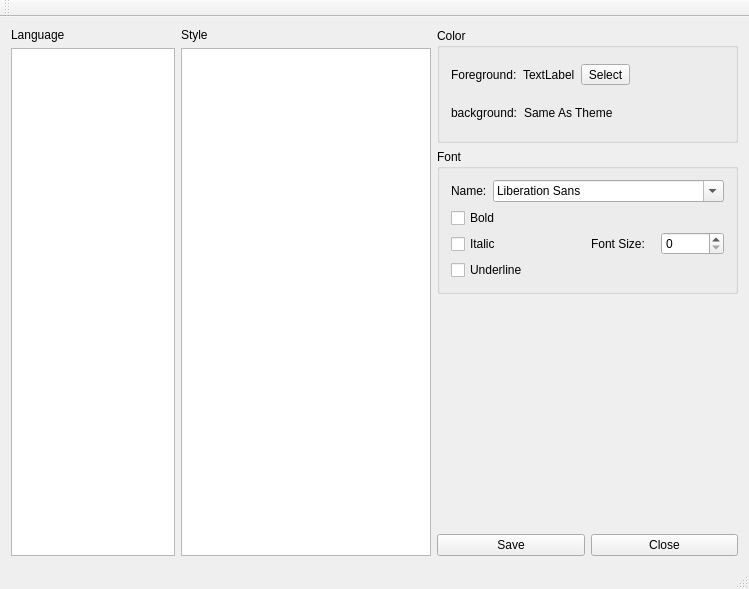
<?xml version="1.0" encoding="UTF-8"?>
<ui version="4.0">
 <class>QtLangSetClass</class>
 <widget class="QMainWindow" name="QtLangSetClass">
  <property name="geometry">
   <rect>
    <x>0</x>
    <y>0</y>
    <width>749</width>
    <height>589</height>
   </rect>
  </property>
  <property name="windowTitle">
   <string>QtLangSet</string>
  </property>
  <property name="windowIcon">
   <iconset resource="RealCompare.qrc">
    <normaloff>:/Resources/edit/global/ndd.ico</normaloff>:/Resources/edit/global/ndd.ico</iconset>
  </property>
  <widget class="QWidget" name="centralWidget">
   <layout class="QHBoxLayout" name="horizontalLayout_5">
    <item>
     <layout class="QHBoxLayout" name="horizontalLayout">
      <item>
       <layout class="QVBoxLayout" name="verticalLayout">
        <item>
         <widget class="QLabel" name="label">
          <property name="text">
           <string>Language</string>
          </property>
         </widget>
        </item>
        <item>
         <widget class="QListWidget" name="langListWidget">
          <property name="minimumSize">
           <size>
            <width>100</width>
            <height>0</height>
           </size>
          </property>
          <property name="maximumSize">
           <size>
            <width>200</width>
            <height>16777215</height>
           </size>
          </property>
         </widget>
        </item>
       </layout>
      </item>
      <item>
       <layout class="QVBoxLayout" name="verticalLayout_2">
        <item>
         <widget class="QLabel" name="label_2">
          <property name="text">
           <string>Style</string>
          </property>
         </widget>
        </item>
        <item>
         <widget class="QListWidget" name="styleListWidget">
          <property name="minimumSize">
           <size>
            <width>250</width>
            <height>0</height>
           </size>
          </property>
          <property name="maximumSize">
           <size>
            <width>500</width>
            <height>16777215</height>
           </size>
          </property>
         </widget>
        </item>
       </layout>
      </item>
     </layout>
    </item>
    <item>
     <layout class="QVBoxLayout" name="verticalLayout_5">
      <item>
       <layout class="QVBoxLayout" name="verticalLayout_4">
        <item>
         <widget class="QGroupBox" name="groupBox_2">
          <property name="title">
           <string>Color</string>
          </property>
          <layout class="QVBoxLayout" name="verticalLayout_6">
           <item>
            <layout class="QHBoxLayout" name="horizontalLayout_6">
             <item>
              <widget class="QLabel" name="label_3">
               <property name="text">
                <string>Foreground:</string>
               </property>
              </widget>
             </item>
             <item>
              <widget class="QLabel" name="label_fc">
               <property name="sizePolicy">
                <sizepolicy hsizetype="Fixed" vsizetype="Fixed">
                 <horstretch>0</horstretch>
                 <verstretch>0</verstretch>
                </sizepolicy>
               </property>
               <property name="minimumSize">
                <size>
                 <width>32</width>
                 <height>32</height>
                </size>
               </property>
               <property name="text">
                <string>TextLabel</string>
               </property>
              </widget>
             </item>
             <item>
              <widget class="QToolButton" name="toolButton">
               <property name="text">
                <string>Select</string>
               </property>
              </widget>
             </item>
             <item>
              <spacer name="horizontalSpacer">
               <property name="orientation">
                <enum>Qt::Horizontal</enum>
               </property>
               <property name="sizeHint" stdset="0">
                <size>
                 <width>40</width>
                 <height>20</height>
                </size>
               </property>
              </spacer>
             </item>
            </layout>
           </item>
           <item>
            <layout class="QHBoxLayout" name="horizontalLayout_7">
             <item>
              <widget class="QLabel" name="label_4">
               <property name="text">
                <string>background:</string>
               </property>
              </widget>
             </item>
             <item>
              <widget class="QLabel" name="label_bc">
               <property name="sizePolicy">
                <sizepolicy hsizetype="Fixed" vsizetype="Fixed">
                 <horstretch>0</horstretch>
                 <verstretch>0</verstretch>
                </sizepolicy>
               </property>
               <property name="minimumSize">
                <size>
                 <width>32</width>
                 <height>32</height>
                </size>
               </property>
               <property name="text">
                <string>Same As Theme</string>
               </property>
              </widget>
             </item>
             <item>
              <spacer name="horizontalSpacer_2">
               <property name="orientation">
                <enum>Qt::Horizontal</enum>
               </property>
               <property name="sizeHint" stdset="0">
                <size>
                 <width>40</width>
                 <height>20</height>
                </size>
               </property>
              </spacer>
             </item>
            </layout>
           </item>
          </layout>
         </widget>
        </item>
        <item>
         <widget class="QGroupBox" name="groupBox_3">
          <property name="title">
           <string>Font</string>
          </property>
          <layout class="QGridLayout" name="gridLayout_2">
           <item row="1" column="1">
            <layout class="QHBoxLayout" name="horizontalLayout_3">
             <item>
              <widget class="QLabel" name="label_8">
               <property name="text">
                <string>Font Size:</string>
               </property>
              </widget>
             </item>
             <item>
              <widget class="QSpinBox" name="fontSpinBox"/>
             </item>
            </layout>
           </item>
           <item row="1" column="0">
            <layout class="QVBoxLayout" name="verticalLayout_3">
             <item>
              <widget class="QCheckBox" name="boldCheckBox">
               <property name="text">
                <string>Bold</string>
               </property>
              </widget>
             </item>
             <item>
              <widget class="QCheckBox" name="italicCheckBox">
               <property name="text">
                <string>Italic</string>
               </property>
              </widget>
             </item>
             <item>
              <widget class="QCheckBox" name="underlineCheckBox">
               <property name="text">
                <string>Underline</string>
               </property>
              </widget>
             </item>
            </layout>
           </item>
           <item row="0" column="0" colspan="2">
            <layout class="QHBoxLayout" name="horizontalLayout_2">
             <item>
              <widget class="QLabel" name="label_7">
               <property name="text">
                <string>Name:</string>
               </property>
              </widget>
             </item>
             <item>
              <widget class="QFontComboBox" name="fontComboBox"/>
             </item>
            </layout>
           </item>
          </layout>
         </widget>
        </item>
        <item>
         <spacer name="verticalSpacer">
          <property name="orientation">
           <enum>Qt::Vertical</enum>
          </property>
          <property name="sizeHint" stdset="0">
           <size>
            <width>20</width>
            <height>40</height>
           </size>
          </property>
         </spacer>
        </item>
       </layout>
      </item>
      <item>
       <layout class="QHBoxLayout" name="horizontalLayout_4">
        <item>
         <widget class="QPushButton" name="saveBt">
          <property name="text">
           <string>Save</string>
          </property>
         </widget>
        </item>
        <item>
         <widget class="QPushButton" name="cancelBt">
          <property name="text">
           <string>Close</string>
          </property>
         </widget>
        </item>
       </layout>
      </item>
     </layout>
    </item>
   </layout>
  </widget>
  <widget class="QMenuBar" name="menuBar">
   <property name="geometry">
    <rect>
     <x>0</x>
     <y>0</y>
     <width>749</width>
     <height>23</height>
    </rect>
   </property>
  </widget>
  <widget class="QToolBar" name="mainToolBar">
   <attribute name="toolBarArea">
    <enum>TopToolBarArea</enum>
   </attribute>
   <attribute name="toolBarBreak">
    <bool>false</bool>
   </attribute>
  </widget>
  <widget class="QStatusBar" name="statusBar"/>
 </widget>
 <layoutdefault spacing="6" margin="11"/>
 <resources>
  <include location="RealCompare.qrc"/>
 </resources>
 <connections>
  <connection>
   <sender>cancelBt</sender>
   <signal>clicked()</signal>
   <receiver>QtLangSetClass</receiver>
   <slot>close()</slot>
   <hints>
    <hint type="sourcelabel">
     <x>696</x>
     <y>547</y>
    </hint>
    <hint type="destinationlabel">
     <x>709</x>
     <y>561</y>
    </hint>
   </hints>
  </connection>
  <connection>
   <sender>saveBt</sender>
   <signal>clicked()</signal>
   <receiver>QtLangSetClass</receiver>
   <slot>slot_saveClick()</slot>
   <hints>
    <hint type="sourcelabel">
     <x>560</x>
     <y>547</y>
    </hint>
    <hint type="destinationlabel">
     <x>575</x>
     <y>559</y>
    </hint>
   </hints>
  </connection>
  <connection>
   <sender>toolButton</sender>
   <signal>clicked()</signal>
   <receiver>QtLangSetClass</receiver>
   <slot>slot_changeFgColor()</slot>
   <hints>
    <hint type="sourcelabel">
     <x>647</x>
     <y>87</y>
    </hint>
    <hint type="destinationlabel">
     <x>462</x>
     <y>561</y>
    </hint>
   </hints>
  </connection>
 </connections>
 <slots>
  <slot>slot_saveClick()</slot>
  <slot>slot_changeFgColor()</slot>
  <slot>slot_changeBkColor()</slot>
 </slots>
</ui>
